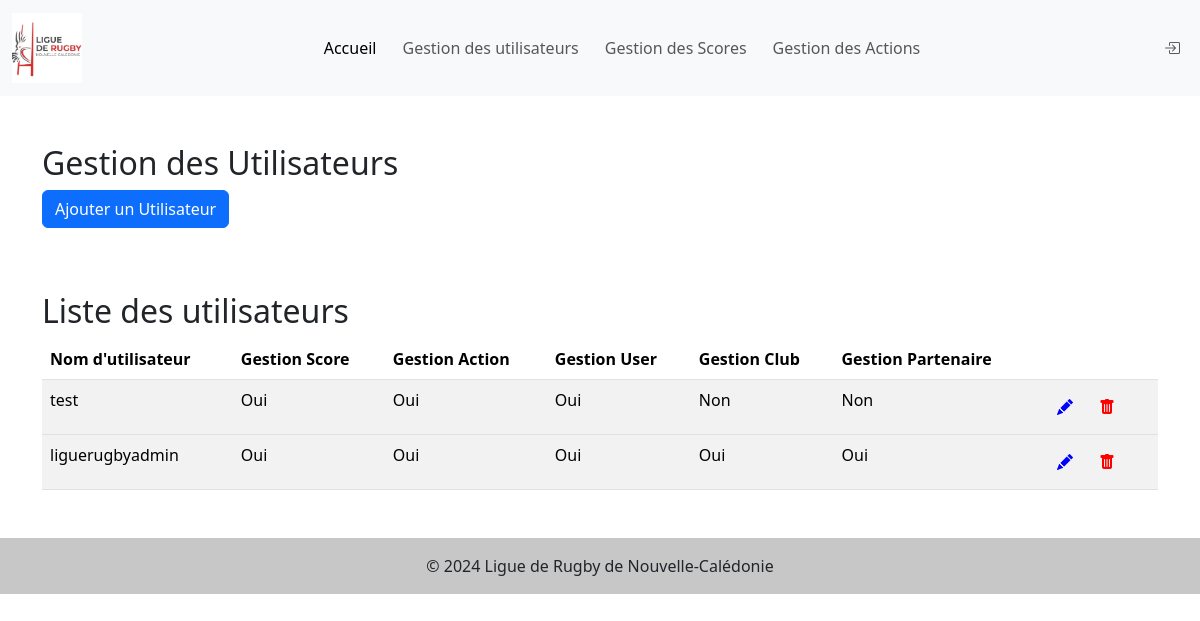
The page /backend/addusers.php (signed in) on the database its author committed.
### tables this page shows
CREATE TABLE IF NOT EXISTS `users` (
  `id` int NOT NULL AUTO_INCREMENT,
  `username` varchar(50) NOT NULL,
  `password` varchar(255) NOT NULL,
  `DroitScore` tinyint(1) DEFAULT NULL,
  `DroitActualite` tinyint(1) DEFAULT NULL,
  `DroitUser` tinyint(1) DEFAULT NULL,
  `DroitClub` tinyint(1) DEFAULT NULL,
  `DroitPartenaire` tinyint(1) DEFAULT NULL,
  `DroitAction` tinyint(1) DEFAULT NULL,
  PRIMARY KEY (`id`)
);

### backend/addusers.php (the view, shortened to what this page needs)
<!DOCTYPE html>
<html lang="fr">
<head>
    <link href="https://cdn.jsdelivr.net/npm/bootstrap@5.3.1/dist/css/bootstrap.min.css" rel="stylesheet">
    <link href="https://cdn.jsdelivr.net/npm/bootstrap-icons/font/bootstrap-icons.css" rel="stylesheet">
</head>
<body>
        <?php include('backendnavbar.php'); ?>
    <div class="container mt-5">
        <h2>Gestion des Utilisateurs</h2>
        <button class="btn btn-primary mb-3" id="toggleFormButton">Ajouter un Utilisateur</button>
        <h2 class="mt-5">Liste des utilisateurs</h2>
        <table class="table table-striped">
            <thead>
                <tr>
                    <th>Nom d'utilisateur</th>
                    <th>Gestion Score</th>
                    <th>Gestion Action</th>
                    <th>Gestion User</th>
                    <th>Gestion Club</th>
                    <th>Gestion Partenaire</th>
                    <th></th>
                </tr>
            </thead>
            <tbody>
                <?php
                $stmt = $pdo->query('SELECT * FROM users');
                while ($row = $stmt->fetch(PDO::FETCH_ASSOC)) {
                    echo '<tr id="row-' . htmlspecialchars($row['id']) . '">';
                    echo '<td>' . htmlspecialchars($row['username'] ?? '') . '</td>';
                    echo '<td>' . ($row['DroitScore'] ? 'Oui' : 'Non') . '</td>';
                    echo '<td>' . ($row['DroitActualite'] ? 'Oui' : 'Non') . '</td>';
                    echo '<td>' . ($row['DroitUser'] ? 'Oui' : 'Non') . '</td>';
                    echo '<td>' . ($row['DroitClub'] ? 'Oui' : 'Non') . '</td>';
                    echo '<td>' . ($row['DroitPartenaire'] ? 'Oui' : 'Non') . '</td>';
                    echo '<td>';
                    echo '<button class="btn btn-link edit-icon" onclick="editUser(' . htmlspecialchars($row['id']) . ')"><i class="bi bi-pencil-fill"></i></button>';
                    echo '<form method="POST" action="addusers.php" onsubmit="return confirm(\'Êtes-vous sûr de vouloir supprimer cet utilisateur ?\');" style="display:inline-block;">';
                    echo '<button type="submit" class="btn btn-link delete-icon"><i class="bi bi-trash-fill"></i></button>';
                    echo '</form>';
                    echo '</td>';
                    echo '</tr>';
                }
                ?>
            </tbody>
        </table>
    </div>
    <?php include('backendfooter.php'); ?>
</body>
</html>

### backend/backendnavbar.php (style rules this page uses)
.delete-icon { color: red; cursor: pointer; }
.edit-icon { color: blue; cursor: pointer; }

### rows shown on the page
users: username "test", DroitScore "Oui", DroitActualite "Oui", DroitUser "Oui", DroitClub "Non", DroitPartenaire "Non"
users: username "liguerugbyadmin", DroitScore "Oui", DroitActualite "Oui", DroitUser "Oui", DroitClub "Oui", DroitPartenaire "Oui"
